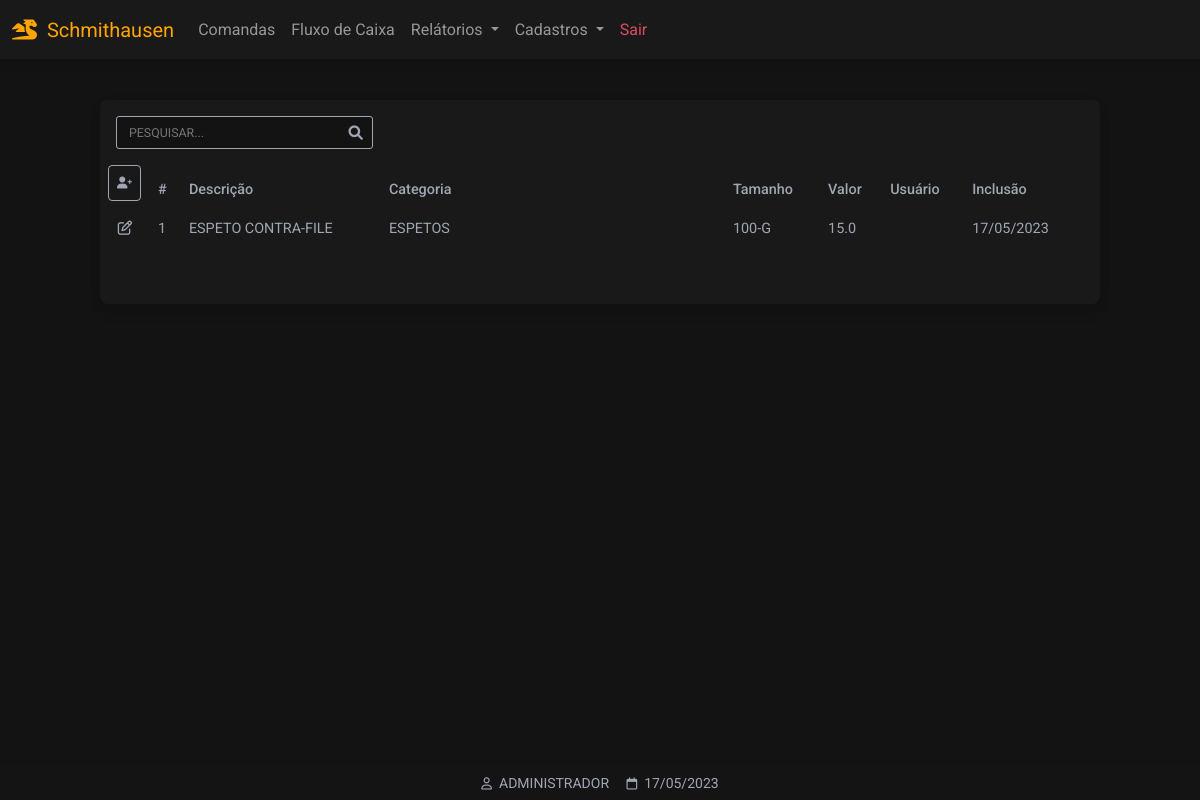
Page /produtos (signed in) on the committed database.
### website/models.py (models this page shows)
class Produto(db.Model):
    id = db.Column(db.Integer, primary_key=True)
    categoria = db.Column(db.String(150))
    descricao = db.Column(db.String(150))
    tamanho = db.Column(db.String(150))
    valor = db.Column(db.Float)
    data_criacao = db.Column(db.DateTime(timezone=True), default=func.now())
    user_id = db.Column(db.Integer, db.ForeignKey('user.id'))

class User(db.Model, UserMixin):
    id = db.Column(db.Integer, primary_key=True)
    email = db.Column(db.String(150), unique=True)
    password = db.Column(db.String(150))
    first_name = db.Column(db.String(150))
    produtos = db.relationship('Produto',backref='produto')

### website/views.py (the view)
@views.route('/produtos', methods=['GET','POST'])
@login_required
def produtos():
    produtos = []
    rows = Produto.query.all()
    for r in rows:
        produtos.append(r)
    categorias = {
    'ESPETOS':      ['100-G','110-G','120-G','130-G','140-G','150-G'],
    'REFRIGERANTES':['200-ML','220-ML','310-ML','350-ML','600-ML','1,0-L','1,5-L','2,0-L'],
    'CERVEJAS':     ['269-ML','275-ML','300-ML','330-ML','350-ML','355-ML','410-ML','473-ML','600-ML']
    }
    return render_template("produtos_listar.html",
        user=current_user,
        data=data,
        produtos=produtos)

### website/__init__.py (called while the page is built)
def create_app():
    app = Flask(__name__)
    app.config['SECRET_KEY'] = 'hjshjhdjah kjshkjdhjs'
    app.config['SQLALCHEMY_DATABASE_URI'] = f'sqlite:///{DB_NAME}'
    db.init_app(app)
    from .views import views
    from .auth import auth
    app.register_blueprint(views, url_prefix='/')
    app.register_blueprint(auth, url_prefix='/')
    from .models import User, Cliente, Produto
    with app.app_context():
        db.create_all()
    login_manager = LoginManager()
    login_manager.login_view = 'auth.login'
    login_manager.login_message = u"FAVOR EFETUAR LOGIN!"
    login_manager.init_app(app)
    @login_manager.user_loader
    def load_user(id):
        return User.query.get(int(id))
    return app

### website/templates/produtos_listar.html (shortened to what this page needs)
{% extends "base.html" %}
{% block content %}
<div class="container-fluid"
style="height:100vh;padding-top:100px">
<div class="table-responsive w-100 card bg-dark larg-max m-auto"
style="padding-bottom: 40px">
<table  class="table table-borderless table-sm bg-dark text-secondary">
<thead>
<tr>
<tr>
<th class="text-nowrap" scope="col" colspan="3">
<div class="form-outline mt-2 ps-2"
style="margin-bottom: 0!important;padding-bottom: 0!important;">
<input type="text"
style="text-transform:uppercase"
id="inputPesquisarCliente"
class="myInputs form-control-sm"
placeholder="Pesquisar..."
onkeyup='pesquisarTabelaClientes()'
/>
</div>
</th>
</tr>
<thead>
<tr>
<th class="text-nowrap" scope="col">
<a href="/clientes_cadastrar" class="p-2 btn btn-sm btn-outline-light">
<i class="fa-solid fa-user-plus"></i></a>
</th>
<th class="text-nowrap" scope="col">#</th>
<th class="text-nowrap" scope="col">Descrição</th>
<th class="text-nowrap" scope="col"
style="min-width: 275px;">Categoria</th>
<th class="text-nowrap" scope="col">Tamanho</th>
<th class="text-nowrap" scope="col">Valor</th>
<th class="text-nowrap" scope="col">Usuário</th>
<th class="text-nowrap" scope="col">Inclusão</th>
<th class="text-nowrap" scope="col"></th>
</tr>
</thead>
<tbody id="tb-produtos">
{% for i in produtos %}
<tr>
<td class="text-center" style="width: 50px">
<a
role="button"
class="text-secondary"
href="/clientes_atualizar/{{ i.id }}">
<i class="fa-regular fa-pen-to-square"></i>
</a>
</td>
<td class="text-nowrap" scope="row"> {{ i.id }} </td>
<td class="text-nowrap" scope="row"> {{ i.descricao }} </td>
<td class="text-nowrap" scope="row"> {{ i.categoria }} </td>
<td class="text-nowrap" scope="row"> {{ i.tamanho }} </td>
<td class="text-nowrap" scope="row"> {{ i.valor }} </td>
<td class="text-nowrap" scope="row"> {{ i.produtos }} </td>
<td class="text-nowrap" scope="row"> {{ i.data_criacao.strftime('%d/%m/%Y') }} </td>
<td>
</td>
</tr>
{% endfor %}
</tbody>
</table>
</div>
</div>
{% endblock %}
{% block titlefooter %}
<span style="color:#9FA6B2">
&nbsp;{{ user.first_name.split()[0] | upper }}
<span style="color:#9FA6B2">
&nbsp;{{ data.strftime('%d/%m/%Y') }}
</span>
{% endblock %}

### website/static/css/base.css (style rules this page uses)
:root { --color-orange: orange; --color-primary: #3B71CA; --color-secondary: #9FA6B2; --color-success: #14A44D; --color-danger: #DC4C64; --color-warning: #E4A11B; --color-info: #54B4D3; --color-ligth:#FBFBFB; --color-dark-ligth: #131313; --color-dark:#191919; }
.bg-dark { background-color: var(--color-dark)!important; }
.btn-outline-light { border: 1px solid var(--color-secondary); color: var(--color-secondary); }
.myInputs { width: 100%; border: 1px solid var(--color-secondary); background-color: var(--color-dark-ligth); color: var(--color-ligth); padding: 0.35rem; padding-left: 0.75rem; border-radius: 3px; }
.larg-max { max-width: 1000px!important; }
.dark-ligth { background-color: var(--color-dark-ligth); }
.form-outline { margin-bottom: 35px!important; }

### rows in the picture
Produto: id "1", descricao "ESPETO CONTRA-FILE", categoria "ESPETOS", tamanho "100-G", valor "15.0", data_criacao "17/05/2023"
User: first_name "ADMINISTRADOR"

### other values in the picture
{{ data.strftime('%d/%m/%Y') }} "17/05/2023"
